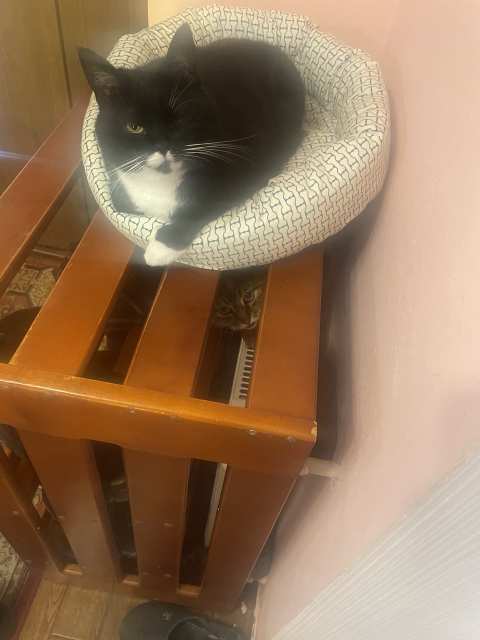
#> input picture lesson_2/cats.jpg, 960 x 1280 px (shown at 1/2 size)
$ jupyter execute lesson_2.ipynb
#> lines starting #> are read from the running program, lines starting #| are printed output that depends on the picture; long printed decimals are rounded
[cell 1]
import cv2
import numpy as np
from matplotlib import pyplot as plt
plt.rcParams['figure.figsize'] = [15, 5]

img = cv2.cvtColor(cv2.imread('cats.jpg'), cv2.COLOR_BGR2RGB)

# [14 lines of commented-out code are left out]
row, col = 400, 300
print("Location (row, col):", row, col)

white = img[row, col, :]
#> white = [248, 248, 222]
print("White pixel:", white)
#| White pixel: [248 248 222]

coeffs = 255.0/white
#> coeffs = [1.03, 1.03, 1.15]
print("Coef : ", coeffs)
#| Coef :  [1.028 1.028 1.149]

# Apply white balancing and generate balanced image
balanced = np.zeros_like(img, dtype=np.float32)
for channel in range(3):
    balanced[..., channel] = img[..., channel] * coeffs[channel]

# White patching does not guarantee that the dynamic range is preserved, images must be clipped.
balanced = balanced/255
balanced[balanced > 1] = 1
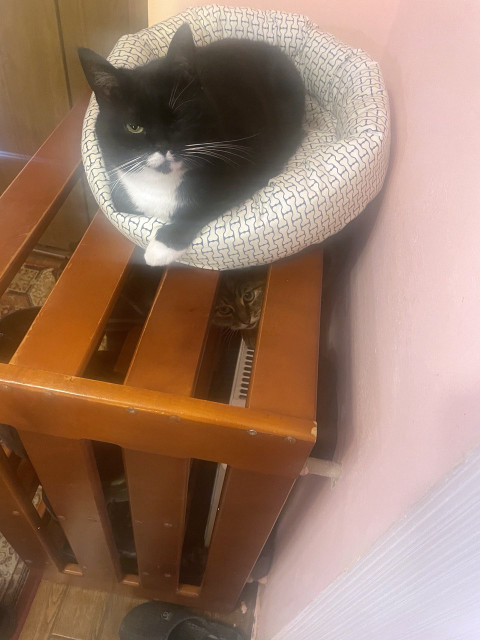
#> balanced: shape (1280, 960, 3) float32 (shown at 1/2 size); mean R, G, B 0.609, 0.486, 0.414

plt.subplot(121), plt.imshow(img)
plt.subplot(122), plt.imshow(balanced)
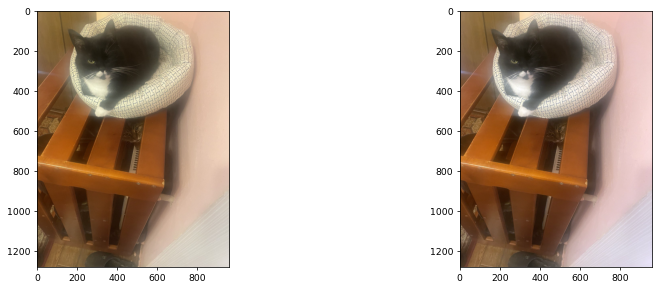
#> figure drawn by matplotlib, 2 panels

[cell 2]
import cv2
import numpy as np
from matplotlib import pyplot as plt
plt.rcParams['figure.figsize'] = [15, 5]

img = cv2.cvtColor(cv2.imread('cats.jpg'), cv2.COLOR_BGR2RGB)
# Compute the mean values for all three colour channels (red, green, blue)
(mean_r, mean_g, mean_b, alpha) = cv2.mean(img)
#> mean_r = 151; mean_g = 120.5; mean_b = 91.94; alpha = 0

mean = cv2.mean(img);
#> mean = (151, 120.5, 91.94, 0)
print(mean)
#| (150.966, 120.550, 91.942, 0.0)

# Compute the coefficients kr, kg, kb
# Note: there are 3 coefficients to compute but we only have 2 equations.
# Therefore, you have to make an assumption, fix the value of one of the
# coefficients and compute the remining two
# Hint: You can fix the coefficient of the brightest colour channel to 1.

# not sure if this correct?
mean_gray = (mean_b + mean_g + mean_r) / 3
#> mean_gray = 121.2
print("Avarage gray coeff ", mean_gray)
#| Avarage gray coeff  121.153

kr = mean_gray/mean_r
#> kr = 0.803
kg = mean_gray/mean_g
#> kg = 1.01
kb = mean_gray/mean_b
#> kb = 1.32

print("Coeff Kr", kr)
#| Coeff Kr 0.8025
print("Coeff Kb", kb)
#| Coeff Kb 1.318
print("Coeff Kg", kg)
#| Coeff Kg 1.005

r, g, b = cv2.split(img)
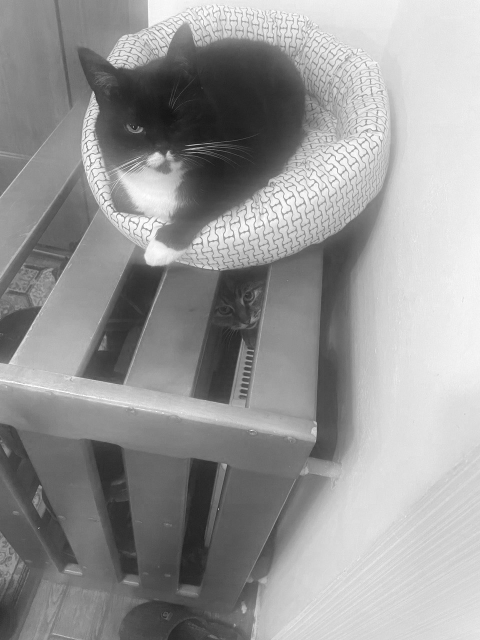
#> r: shape (1280, 960) (shown at 1/2 size); min 9, max 255, mean 151
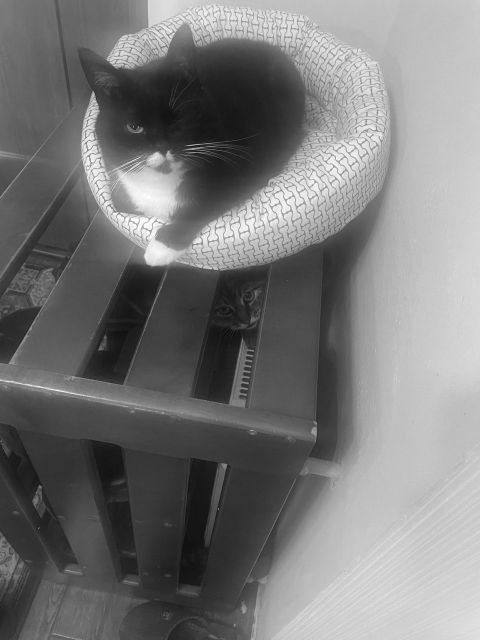
#> g: shape (1280, 960) (shown at 1/2 size); min 3, max 255, mean 120.5
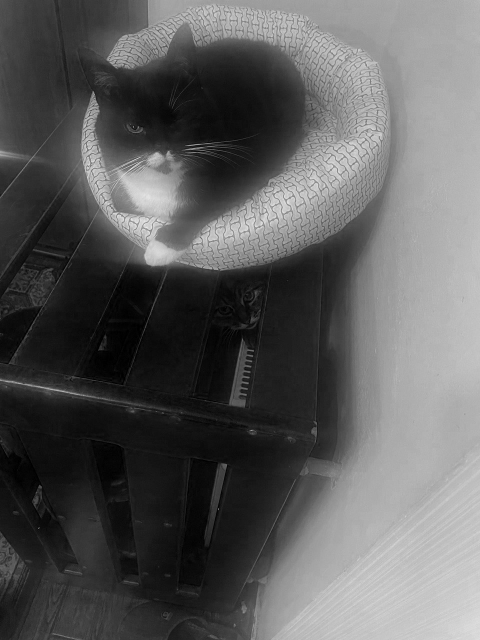
#> b: shape (1280, 960) (shown at 1/2 size); min 0, max 243, mean 91.9

# # Apply color balancing and generate the balanced image
balanced = np.zeros_like(img, dtype=np.float32)
balanced[:,:,0] = r * kr
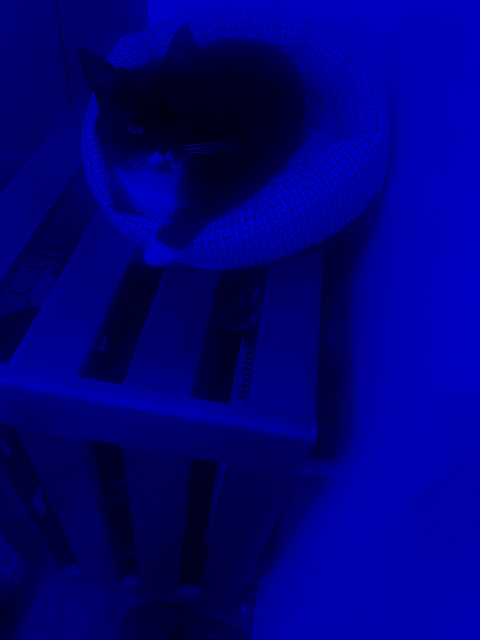
#> balanced: shape (1280, 960, 3) float32 (shown at 1/2 size); mean of channels 0, 1, 2 121.2, 0, 0; drawn as B, G, R
balanced[:,:,1] = g * kg
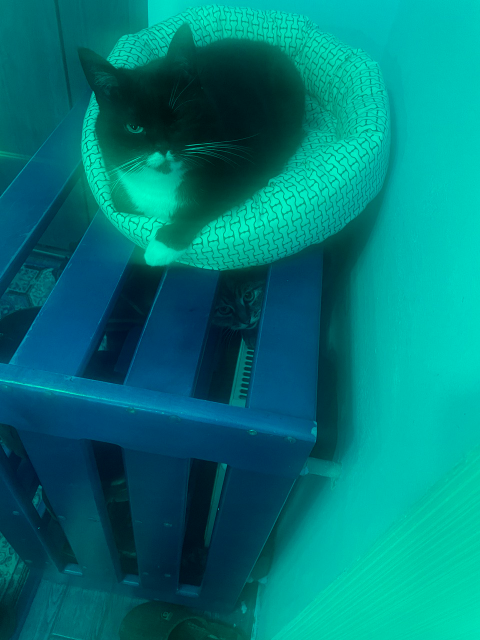
#> balanced: shape (1280, 960, 3) float32 (shown at 1/2 size); mean of channels 0, 1, 2 121.2, 121.2, 0; drawn with min black and max white
balanced[:,:,2] = b * kb
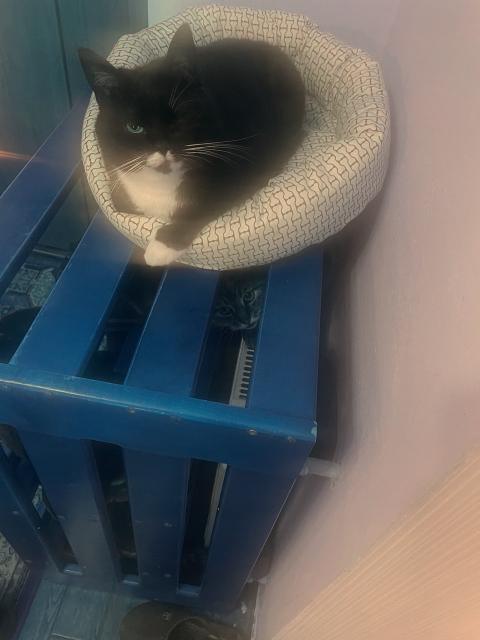
#> balanced: shape (1280, 960, 3) float32 (shown at 1/2 size); mean of channels 0, 1, 2 121.2, 121.2, 121; drawn with min black and max white

balanced = balanced/255
balanced[balanced > 1] = 1
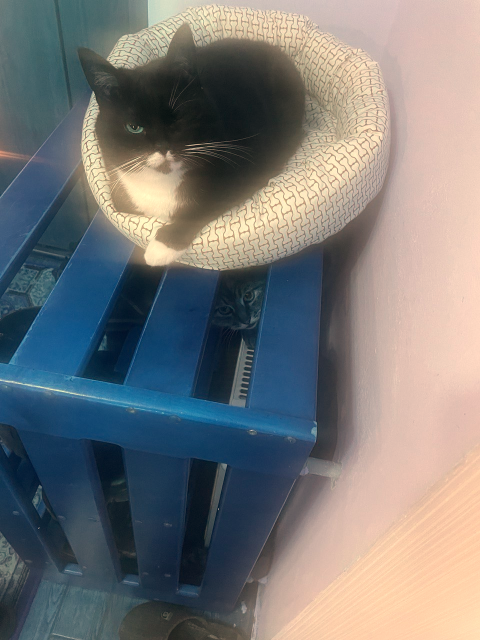
#> balanced: shape (1280, 960, 3) float32 (shown at 1/2 size); mean of channels 0, 1, 2 0.475, 0.475, 0.472; drawn as B, G, R

# Show the original and the balanced image side by side
plt.subplot(121), plt.imshow(img), plt.title("Original")
plt.subplot(122), plt.imshow(balanced), plt.title("Gray World Balanced")

[cell 3]
# Load your image
img = cv2.cvtColor(cv2.imread('cats.jpg'), cv2.COLOR_BGR2RGB)

r, g, b = cv2.split(img)


# Compute the maximum values for all three colour channels (red, green, blue)
max_r = np.max(r)
#> max_r = 255
max_g = np.max(g)
#> max_g = 255
max_b = np.max(b)
#> max_b = 243

b = b * (255.0 / max_b)
g = g * (255.0 / max_g)
r = r * (255.0 / max_r)

balanced = cv2.merge([r, g, b])
# Apply scale-by-max balancing and generate the balanced image
balanced = balanced/255
balanced[balanced > 1] = 1

plt.subplot(121), plt.imshow(img), plt.title("Original")
plt.subplot(122), plt.imshow(balanced), plt.title("Scale by max")
